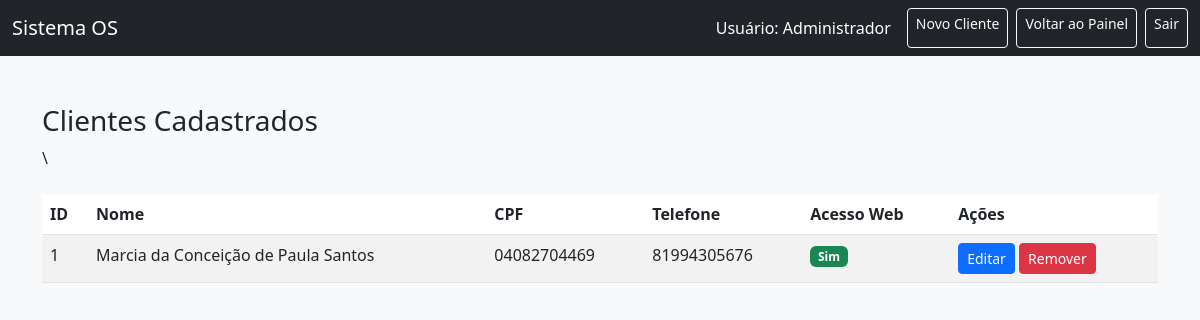
Before: /listar_clientes (signed in) with the older database file.
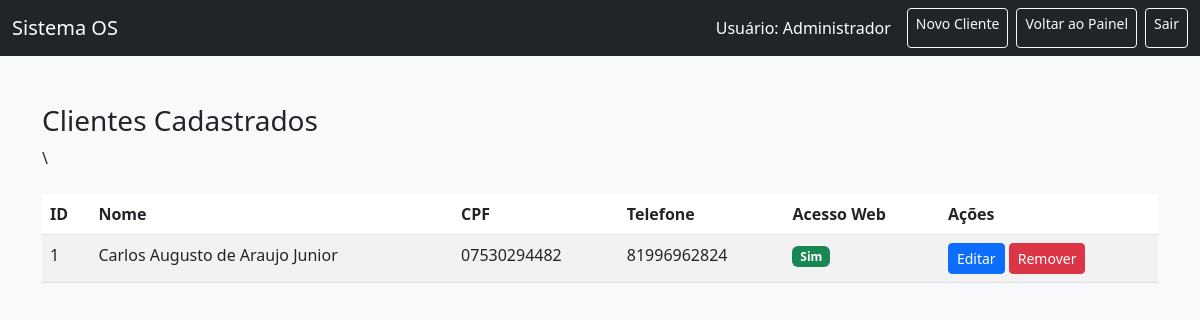
After: the same page with the newer database file.
### tables this page shows
CREATE TABLE clientes (
            id INTEGER PRIMARY KEY AUTOINCREMENT,
            nome TEXT NOT NULL,
            cpf TEXT NOT NULL UNIQUE,
            telefone TEXT
        );

### app.py (the view)
@app.route('/listar_clientes')
def listar_clientes():
    if 'permissao' not in session or session['permissao'] not in ['admin', 'atendente', 'tecnico']:
        flash('Você não tem permissão para acessar esta página.', 'warning')
        return redirect(url_for('dashboard'))
    conn = sqlite3.connect(DB)
    c = conn.cursor()
    c.execute("""
        SELECT
            c.id,
            c.nome,
            c.cpf,
            c.telefone,
            u.id IS NOT NULL AS tem_acesso_web
        FROM clientes c
        LEFT JOIN usuarios u ON c.id = u.id_cliente AND u.permissao = 'cliente'
        ORDER BY c.nome
    """)
    clientes = c.fetchall()
    conn.close()
    return render_template('listar_clientes.html', clientes=clientes)

### templates/listar_clientes.html (shortened to what this page needs)
<!DOCTYPE html>
<html lang="pt-br">
<head>
  <link href="https://cdn.jsdelivr.net/npm/bootstrap@5.3.0/dist/css/bootstrap.min.css" rel="stylesheet">
</head>
<body class="bg-light">
<nav class="navbar navbar-dark bg-dark">
  <div class="container-fluid">
    <a class="navbar-brand" href="{{ url_for('dashboard') }}">Sistema OS</a>
    <div class="d-flex">
      <span class="navbar-text text-white me-3">Usuário: {{ session['usuario_nome'] }}</span>
      <a href="{{ url_for('cadastrar_cliente') }}" class="btn btn-outline-light btn-sm me-2">Novo Cliente</a>
      <a href="{{ url_for('dashboard') }}" class="btn btn-outline-light btn-sm me-2">Voltar ao Painel</a>
      <a href="{{ url_for('logout') }}" class="btn btn-outline-light btn-sm">Sair</a>
    </div>
  </div>
</nav>
<div class="container py-5">
  <h3>Clientes Cadastrados</h3>
  <table class="table table-striped table-hover mt-4">
    <thead>
      <tr>
        <th>ID</th>
        <th>Nome</th>
        <th>CPF</th>
        <th>Telefone</th>
        <th>Acesso Web</th>
        <th>Ações</th>
      </tr>
    </thead>
    <tbody>
    {% for cliente in clientes %}
    <tr>
        <td>{{ cliente[0] }}</td>
        <td>{{ cliente[1] }}</td>
        <td>{{ cliente[2] }}</td> \
        <td>{{ cliente[3] or 'N/A' }}</td>
        <td>
          {% if cliente[4] %}
            <span class="badge bg-success">Sim</span>
          {% else %}
            <span class="badge bg-warning text-dark">Não</span>
          {% endif %}
        </td>
        <td>
          <a href="{{ url_for('editar_cliente', id=cliente[0]) }}" class="btn btn-sm btn-primary">Editar</a>
          <form action="{{ url_for('excluir_cliente', cliente_id=cliente[0]) }}" method="POST" style="display:inline;" onsubmit="return confirm('Tem certeza que deseja excluir o cliente {{ cliente[1] }}? Esta ação também removerá o acesso web do cliente (se existir) e só será possível se não houver ordens de serviço vinculadas. Esta ação é irreversível.');">
              <button type="submit" class="btn btn-sm btn-danger">Remover</button>
          </form>
        </td>
    </tr>
    {% endfor %}
</tbody>
  </table>
</div>
</body>
</html>

Changed rows visible on the page:
changed clientes id 1: nome "Marcia da Conceição de Paula Santos" → "Carlos Augusto de Araujo Junior"; cpf "04082704469" → "07530294482"; telefone "81994305676" → "81996962824"
